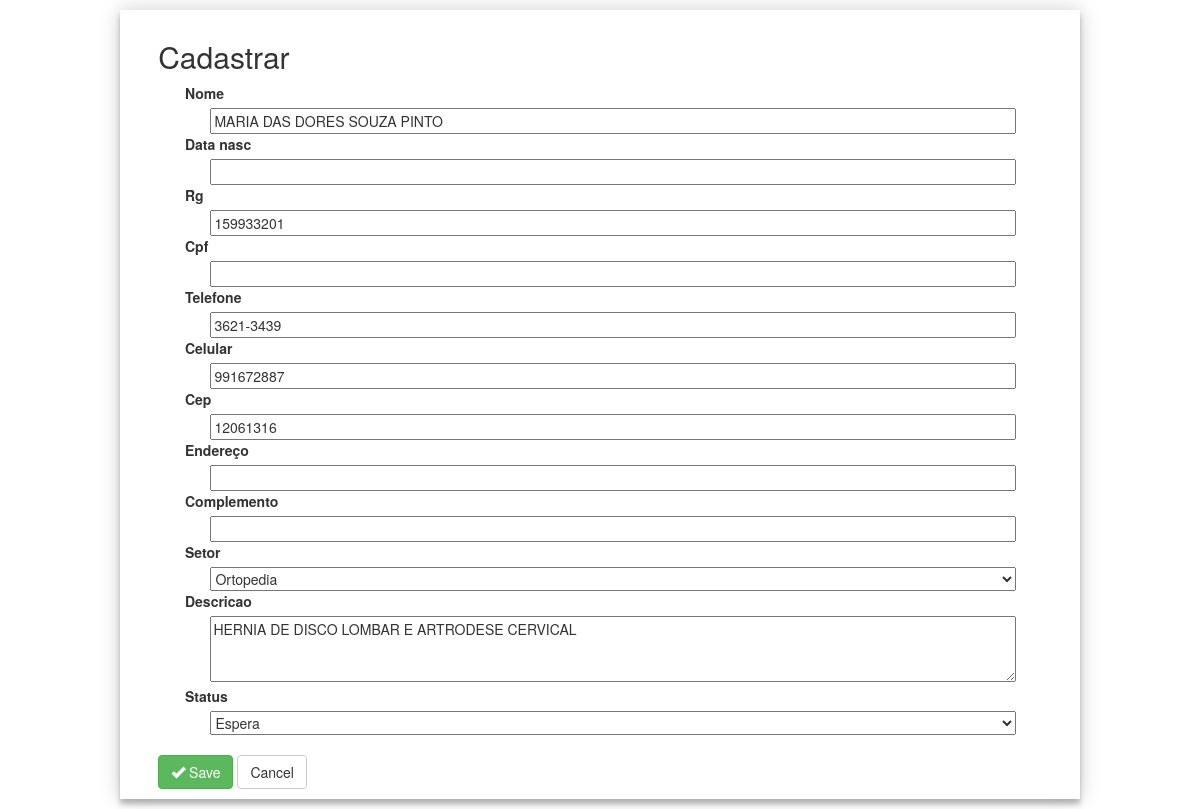
Screenshot of /clinica/1/update/ with the database file from the repository.
### clinica/models.py (models this page shows, shortened)
class Pessoa(models.Model):
    nome = models.CharField(max_length=150)
    data_nasc = models.DateTimeField(blank=True, null=True)
    rg = models.CharField(max_length=10, blank=True, null=True)
    cpf = models.CharField(max_length=11, blank=True, null=True)
    telefone = models.CharField(max_length=10)
    celular = models.CharField(max_length=11)
    cep = models.CharField(max_length=20)
    linha1 = models.CharField(max_length=150, verbose_name='Endereço', blank=True, null=True)
    linha2 = models.CharField(max_length=150, verbose_name='Complemento', blank=True, null=True)
    setor = models.ForeignKey(Setor, models.SET_NULL, blank=True, null=True)
    descricao = models.TextField(max_length=255)
    status = models.ForeignKey(Status, models.SET_NULL, blank=True, null=True)
    create_date = models.DateTimeField(
        default=timezone.now
    )

class Setor(models.Model):
    setor = models.CharField(max_length=100)
    def __str__(self):
        return self.setor

class Status(models.Model):
    status = models.CharField(max_length=50)
    def __str__(self):
        return self.status

### clinica/views.py (the view, shortened to what this page needs)
# urls.py: path('<int:id>/update/', PessoaUpdateView.as_view(), name='pessoa-update'),
class PessoaUpdateView(UpdateView):
    template_name = 'clinica/pessoa_create.html'
    form_class = PessoaModelForm
    queryset = Pessoa.objects.all()
    def get_object(self):
        id_ = self.kwargs.get('id')
        return get_object_or_404(Pessoa, id=id_)

### clinica/forms.py
class PessoaModelForm(forms.ModelForm):
    class Meta:
        model = Pessoa
        fields = (
            'nome',
            'data_nasc',
            'rg',
            'cpf',
            'telefone',
            'celular',
            'cep',
            'linha1',
            'linha2',
            'setor',
            'descricao',
            'status',
        )
        widgets ={
            'descricao':forms.Textarea(attrs={'rows':3,'placeholder':'Até 255 caracteres..'})
        }

### clinica/templates/clinica/pessoa_create.html (shortened to what this page needs)
{% extends 'base.html'%}
{% load widget_tweaks %}
{% block content %}
<div class="container-form">
    <form method="post" enctype="multipart/form-data">
      <div class="form-group">
              <h2>Cadastrar</h2>
              {% for field in form.visible_fields %}
              <div class="form-group">
                <label for="{{ field.id_for_label }}">{{ field.label }}</label>
                {{ field|add_class:'form-group' }}
              </div>
            {% endfor %}
            <br>
      </div>
      <div class="form-group">
        <button type="submit" class="btn btn-success">
          <span class="glyphicon glyphicon-ok"></span> Save
        </button>
        <a href="/clinica" class="btn btn-default">Cancel</a>
      </div>
    </form>
</div>
{% endblock %}

### clinica/static/css/clinica.css (style rules this page uses)
.container-form { position: relative; z-index: 1; background: #FFFFFF; width: 80%px; max-width: 80%; padding: 10px; box-shadow: 0 0 20px 0 rgba(0, 0, 0, 0.2), 0 5px 5px 0 rgba(0, 0, 0, 0.24); margin: 10px auto; }

### clinica/templates/clinica/pessoa_create.html (style rules this page uses)
.form-group { width: 95%; margin: 0 3% 0 }

### rows the page displays
Pessoa: visible_fields "MARIA DAS DORES SOUZA PINTO" "159933201" "3621-3439" "991672887" "12061316" "HERNIA DE DISCO LOMBAR E ARTRODESE CERVICAL"
Setor: visible_fields "Ortopedia"
Status: visible_fields "Espera"

### other values shown
{{ field.label }} "Nome" "Data nasc" "Rg" "Cpf" "Telefone" "Celular" "Cep" "Endereço" "Complemento" "Setor" "Descricao" "Status"
